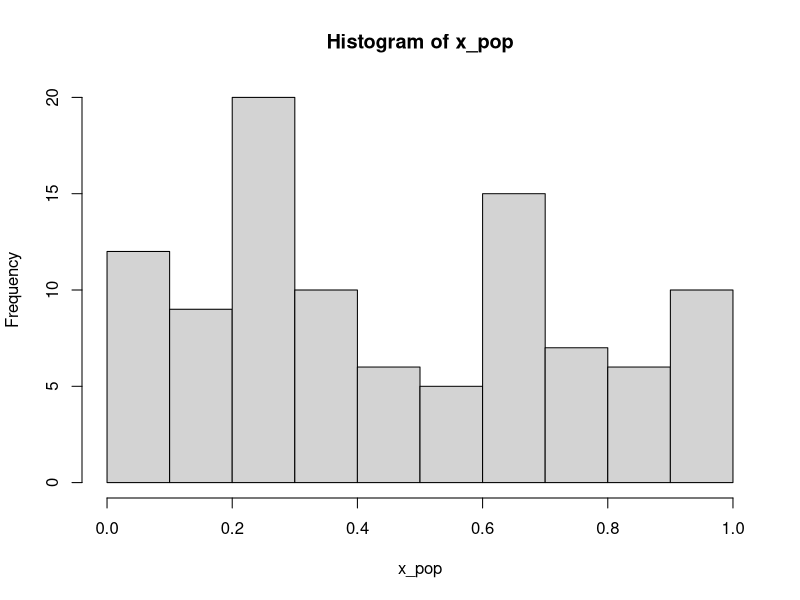
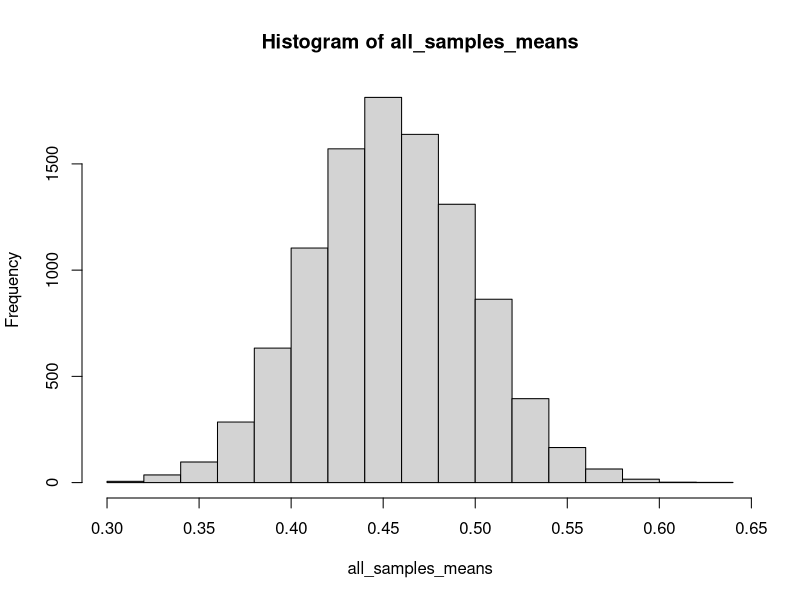

Recreate these plots in R, in order.
## ---- chunk 1
x_pop <- runif(100) # create a popluation with measurable x
hist(x_pop)  # what does the distribution look like for x
mean(x_pop)  # True mean of x (popluation mean)
## ---- chunk 2
x_sample <- 
  sample(x = x_pop,
         size = 30)
mean(x_sample) # sample mean
## ---- chunk 3
for(i in 1:10){
print(paste("Number:", i))
}
## ---- chunk 4
for(i in 1:10){
  x_sample <- sample(x_pop, 30)
  print(mean(x_sample)) # sample mean  
}
## ---- chunk 5
# Expectations for repeated sampling
all_samples_means <- c() # this vector is an empty container where we will save means
for(i in 1:10000){
  x_sample <- sample(x = x_pop, size = 30)
  all_samples_means[i] <- mean(x_sample) # save the mean for trial i in position i in vector 
}
## ---- chunk 6
hist(all_samples_means)
